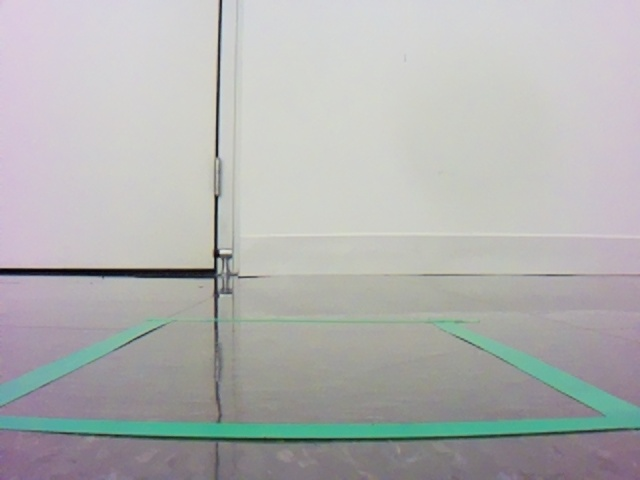
#> input picture calib.jpg, 640 x 480 px
$ python -i lane_detection.py   (imports and definitions only)
#> lines starting #> are read from the running program, lines starting #| are printed output that depends on the picture; after the words box and inside, x2 and y2 are one past the last pixel; in counts of white or black regions, pixels touching at a corner belong together
#> further down, picture is the input picture: shape (480, 640, 3); mean B, G, R 178, 178.8, 177.7
"""Turns a raw frame into lane geometry: current-lane center offset plus adjacent-lane flags."""
from dataclasses import dataclass, field, replace

import numpy as np
import cv2

from vision.birdseye import floor_to_image, image_to_floor


@dataclass
class LaneAnalysis:
    """One frame's lane read: signed offset (fraction of half-frame-width, or lateral/lookahead on the floor plane for bird's-eye profiles; negative = steer left, None if no lane), adjacent-lane flags, and fitted boundaries left->right."""
    offset: float | None
    left_lane_exists: bool = False
    right_lane_exists: bool = False
    boundaries: list = field(default_factory=list)

def _fit_lane_line(segments, y_bottom, y_top):
    if not segments:
        return None
    xs, ys = [], []
    for x1, y1, x2, y2 in segments:
        xs += [x1, x2]
        ys += [y1, y2]
    m, b = np.polyfit(ys, xs, 1)          # x = m*y + b
    return (int(m * y_bottom + b), y_bottom), (int(m * y_top + b), y_top)


# Half lane width as fraction of frame width; reconstructs center from one boundary.
LANE_HALF_WIDTH_FRAC = 0.215

# Segments within this many px at the ROI bottom are the same boundary.
LANE_LINE_MERGE_PX = 40
MIN_SEGMENTS_PER_BOUNDARY = 1
MIN_ABS_SLOPE = 0.5

ROVER_TAPE_HSV = ((95, 80, 80), (125, 255, 255))

TRACK_LANE_WIDTH_CM = 41.0
BEV_Z_RANGE_CM = (25.0, 120.0)
BEV_BIN_CM = 5.0
BEV_LOOKAHEAD_CM = 60.0
BEV_CLUSTER_GAP_CM = 4.0
BEV_MAX_TAPE_WIDTH_CM = 10.0
BEV_TRACK_TOL_CM = 8.0
BEV_LANE_WIDTH_TOL = 0.4
PAIR_WIDTH_TOL = 0.25
BEV_MIN_BINS = 2
TRACK_MEMORY_FRAMES = 5
TRACK_MEMORY_TOL_CM = 10.0
STEEP_TAPE_SLOPE = 0.7
PAIR_SLOPE_TOL = 0.35
LONE_TAPE_MIN_BINS = 4
MIN_TRACK_BINS = 3
FRAME_EDGE_MARGIN_PX = 12
FORWARD_RAY_HALF_WIDTH_CM = 3.0


@dataclass(frozen=True)
class LaneProfile:
    """Per-camera lane settings: ROI corners (bottom-left, bottom-right, top-right, top-left as frame fractions), min |dy/dx| per segment, boundary merge distance, half lane width for one-boundary frames, an optional HSV range that replaces grayscale edges with a colour mask, and whether to track tape on the calibrated floor plane instead of fitting image lines."""
    roi: tuple
    min_abs_slope: float = MIN_ABS_SLOPE
    merge_px: int = LANE_LINE_MERGE_PX
    lane_half_width_frac: float = LANE_HALF_WIDTH_FRAC
    hsv_range: tuple | None = None
    birdseye: bool = False


LANE_PROFILES = {
    "dashcam": LaneProfile(roi=((0.10, 0.82), (0.95, 0.82), (0.58, 0.60), (0.42, 0.60))),
    "sim": LaneProfile(roi=((0.0, 0.88), (1.0, 0.88), (0.80, 0.48), (0.20, 0.48))),
    "rover": LaneProfile(roi=((0.0, 0.98), (1.0, 0.98), (1.0, 0.58), (0.0, 0.58)),
                         min_abs_slope=0.1, merge_px=150, lane_half_width_frac=0.27,
                         hsv_range=ROVER_TAPE_HSV, birdseye=True),
}
DEFAULT_PROFILE = "dashcam"


def get_profile(name: str) -> LaneProfile:
    """Look up a named lane profile, raising ValueError for unknown names."""
    try:
        return LANE_PROFILES[name]
    except KeyError:
        raise ValueError(f"unknown lane profile {name!r}; choose from {sorted(LANE_PROFILES)}") from None


def _lane_pixels(frame: np.ndarray, hsv_range) -> np.ndarray:
    """Binary lane-candidate image: Canny edges of the grayscale frame, or the denoised HSV colour mask when a range is given."""
    if hsv_range is None:
        gray = cv2.cvtColor(frame, cv2.COLOR_BGR2GRAY)
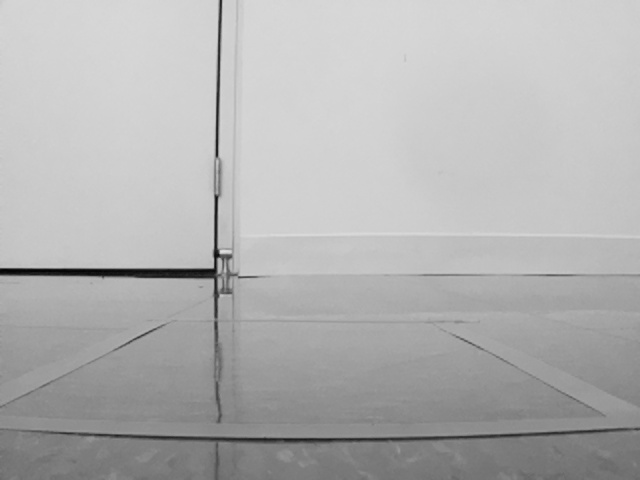
#> gray: shape (480, 640); min 4, max 227, mean 178.4
        return cv2.Canny(cv2.GaussianBlur(gray, (5, 5), 0), 50, 150)
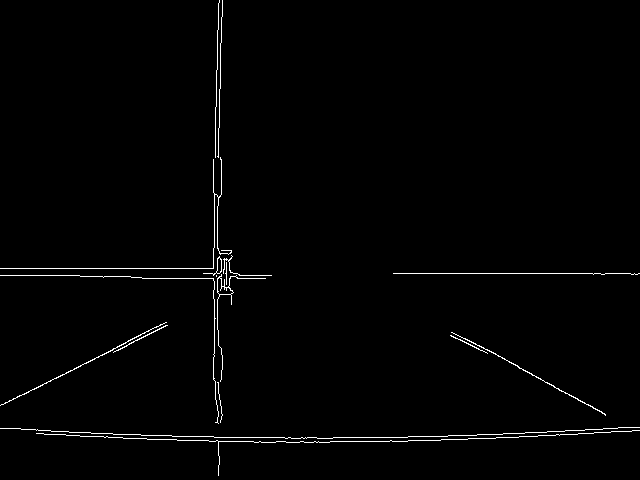
#> returned value: shape (480, 640); 1.2% white in thin lines or dots
    hsv = cv2.cvtColor(frame, cv2.COLOR_BGR2HSV)
    color = cv2.inRange(hsv, np.array(hsv_range[0]), np.array(hsv_range[1]))
    return cv2.morphologyEx(color, cv2.MORPH_OPEN, np.ones((3, 3), np.uint8))


def _segment_bottom_x(seg: tuple[int, int, int, int], y_bottom: int) -> float:
    """x where the line through this segment crosses y_bottom (the ROI's near edge)."""
    x1, y1, x2, y2 = seg
    m = (x2 - x1) / (y2 - y1)          # y2 != y1: horizontals already dropped
    return m * (y_bottom - y1) + x1


def _cluster_boundaries(segments, y_bottom, y_top, merge_px, min_segments):
    """Group segments into lane boundaries by bottom x-intercept, fit each, and return fits left->right."""
    keyed = sorted((_segment_bottom_x(s, y_bottom), s) for s in segments)
    clusters, cluster, last_x = [], [], None
    for xb, seg in keyed:
        if last_x is not None and xb - last_x > merge_px:
            clusters.append(cluster)
            cluster = []
        cluster.append(seg)
        last_x = xb
    if cluster:
        clusters.append(cluster)

    fits = []
    for cl in clusters:
        if len(cl) < min_segments:
            continue
        fit = _fit_lane_line(cl, y_bottom, y_top)
        if fit is not None:
            fits.append(fit)
    fits.sort(key=lambda f: f[0][0])
    return fits


# [23 lines left out: functions _row_tapes, _seed_sides, _predict, not called in this run]


class LaneTracker:
    """Remembers each ego tape's floor line (x = m*z + b) for a few frames so a lone tape keeps its side; use one per camera stream."""

    # [130 lines left out: functions __init__, predict, update, _hugs_frame_edge, _analyze_birdseye, _track_birdseye, not called in this run]


def analyze_lanes(frame: np.ndarray, roi=DEFAULT_PROFILE, lookahead: float = 0.85,
                  merge_px: int | None = None,
                  min_segments: int = MIN_SEGMENTS_PER_BOUNDARY,
                  tracker: LaneTracker | None = None) -> LaneAnalysis:
    """Full lane read (roi is a profile name, or a corner list using dashcam settings); adjacency needs an ROI wide enough to contain neighbouring boundaries, and tracker carries tape memory across frames for bird's-eye profiles."""
    profile = get_profile(roi) if isinstance(roi, str) else replace(get_profile(DEFAULT_PROFILE), roi=roi)
    roi = profile.roi
    merge_px = profile.merge_px if merge_px is None else merge_px
    edges = _lane_pixels(frame, profile.hsv_range)

    h, w = edges.shape
#> h = 480; w = 640
    mask = np.zeros_like(edges)
    polygon = np.array([[(int(fx * w), int(fy * h)) for fx, fy in roi]], dtype=np.int32)
    cv2.fillPoly(mask, polygon, 255)
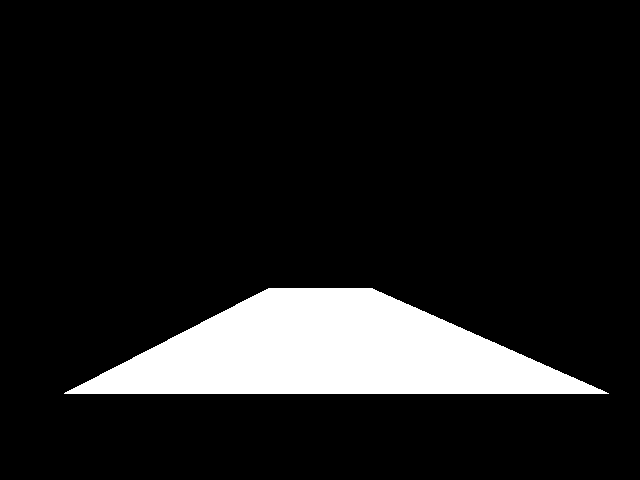
#> mask: shape (480, 640); 11.2% white; 1 white region, box (x1, y1, x2, y2) and area: (64, 288, 609, 394) 34511
    masked = cv2.bitwise_and(edges, mask)
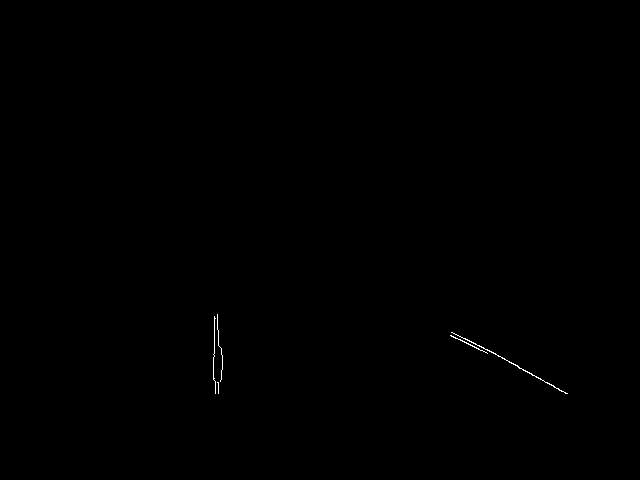
#> masked: shape (480, 640); 0.12% white in thin lines or dots, all inside (x1, y1, x2, y2) = (213, 314, 568, 394)
    if profile.birdseye:
        return _analyze_birdseye(masked, tracker)

    lines = cv2.HoughLinesP(masked, 2, np.pi / 180, 50, minLineLength=40, maxLineGap=100)
#> lines = [[452, 332, 567, 393], [213, 379, 214, 316], [451, 335, 565, 393]]
    if lines is None:
        return LaneAnalysis(None)

    segments = []
    for x1, y1, x2, y2 in lines.reshape(-1, 4):
        if x2 == x1:
            continue
        if y2 == y1 or abs((y2 - y1) / (x2 - x1)) < profile.min_abs_slope:
            continue
        segments.append((x1, y1, x2, y2))
#> this loop made 3 passes
#> after the loop, segments = [(452, 332, 567, 393), (213, 379, 214, 316), (451, 335, 565, 393)]

    fys = [fy for _, fy in roi]
    y_bottom, y_top = int(max(fys) * h), int(min(fys) * h)
#> y_bottom = 393; y_top = 288
    boundaries = _cluster_boundaries(segments, y_bottom, y_top, merge_px, min_segments)
#> in _cluster_boundaries, `keyed = sorted((_segment_bottom_x(s, y_bottom), s) for s in segments)`: keyed = [(212.8, (213, 379, 214, 316)), (565, (451, 335, 565, 393)), (567, (452, 332, 567, 393))]
#> the loop in _cluster_boundaries, `for xb, seg in keyed:` made 3 passes
#> (xb, seg, last_x) on passes 1 to 3: (212.8, (213, 379, 214, 316), 212.8), (565, (451, 335, 565, 393), 565), (567, (452, 332, 567, 393), 567)
#> after the loop in _cluster_boundaries, `for xb, seg in keyed:`: clusters = [[(213, 379, 214, 316)]]
#> the loop in _cluster_boundaries, `for cl in clusters:` made 2 passes
#> (cl, m in _fit_lane_line, b in _fit_lane_line, fit) on passes 1 to 2: ([(213, 379, 214, 316)], -0.0159, 219, ((212, 393), (214, 288))), ([(451, 335, 565, 393), (452, 332, 567, 393)], 1.92, -189.2, ((565, 393), (364, 288)))
#> after the loop in _cluster_boundaries, `for cl in clusters:`: fits = [((212, 393), (214, 288)), ((565, 393), (364, 288))]
#> boundaries has the same summary as fits in _cluster_boundaries
    if not boundaries:
        return LaneAnalysis(None)

    center_x = w / 2
#> center_x = 320
    left_idx = right_idx = None
    for i, fit in enumerate(boundaries):
        if fit[0][0] <= center_x:
            left_idx = i
        else:
            right_idx = i
            break
#> this loop made 2 passes
#> (fit, left_idx) on pass 1: (((212, 393), (214, 288)), 0)
#> (fit, right_idx) on pass 2: (((565, 393), (364, 288)), 1)

    def sample_x(fit):
        return fit[0][0] + lookahead * (fit[1][0] - fit[0][0])

    half_w = profile.lane_half_width_frac * w
#> half_w = 137.6
    left_fit = boundaries[left_idx] if left_idx is not None else None
#> left_fit = ((212, 393), (214, 288))
    right_fit = boundaries[right_idx] if right_idx is not None else None
#> right_fit = ((565, 393), (364, 288))
    if left_fit is not None and right_fit is not None:
        lane_center_x = (sample_x(left_fit) + sample_x(right_fit)) / 2
#> lane_center_x = 303.9
    elif left_fit is not None:
        lane_center_x = sample_x(left_fit) + half_w
    elif right_fit is not None:
        lane_center_x = sample_x(right_fit) - half_w
    else:
        return LaneAnalysis(None, boundaries=boundaries)

    offset = (lane_center_x - center_x) / center_x
#> offset = -0.0502
    left_lane_exists = left_idx is not None and left_idx > 0
#> left_lane_exists = False
    right_lane_exists = right_idx is not None and right_idx < len(boundaries) - 1
#> right_lane_exists = False
    return LaneAnalysis(offset, left_lane_exists, right_lane_exists, boundaries)


# [13 lines left out: function forward_tape_cm, not called in this run]


def compute_lane_offset(frame: np.ndarray, roi=DEFAULT_PROFILE, lookahead: float = 0.85) -> float | None:
    """Current-lane center offset only, a thin wrapper over analyze_lanes for existing callers."""
    return analyze_lanes(frame, roi, lookahead).offset


# [21 lines not run here, left out]

>>> import cv2
>>> picture = cv2.imread('../calib.jpg')
>>> result = analyze_lanes(picture)
